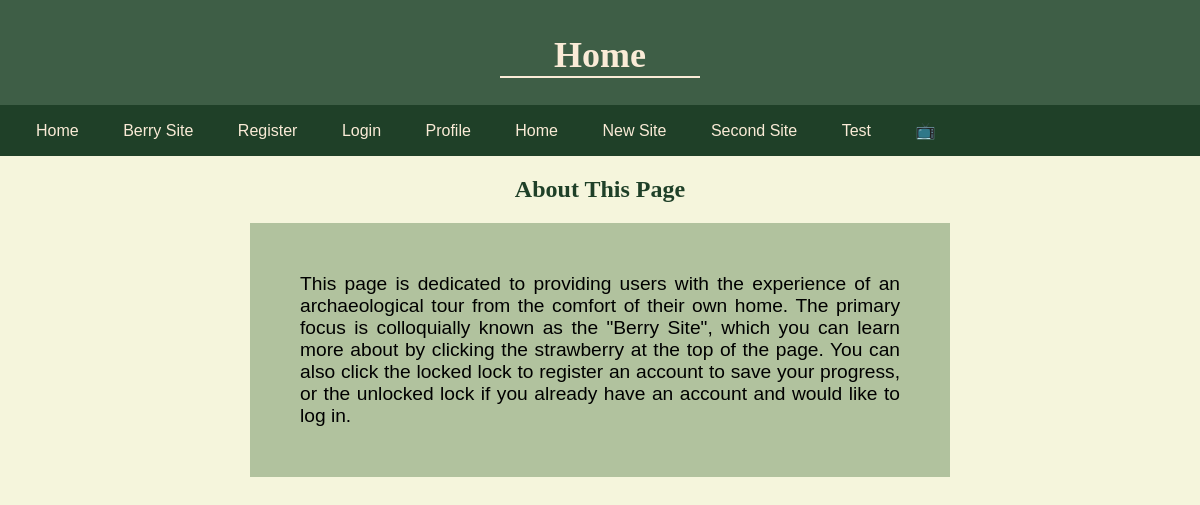
The page / on the database its author committed.
### berry/models.py (models this page shows)
class Additional(models.Model):
    title = models.CharField(max_length=255)
    slug = models.SlugField(unique=True)
    content = models.TextField()
    created_at = models.DateTimeField(auto_now_add=True)
    county = models.CharField(max_length = 255, blank=True)

### mysite/views.py (the view)
# urls.py: path('', views.homepage),
def homepage(request):
    pages = Additional.objects.all()
    return render(request, "home.html", {'pages': pages})

### templates/home.html (shortened to what this page needs)
<!DOCTYPE html>
{% load static %}
<html lang="en">
<head>
    <link rel="stylesheet" href="{% static 'index.css' %}">
</head>
<body>
    <header>
        <h1>Home</h1>
    </header>
    <nav>
        <ul>
            <li><a href="/">Home</a></li>
            <li><a href="/berry/">Berry Site</a></li>
            <li><a href="/users/register/">Register</a></li>
            <li><a href="/users/login/">Login</a></li>
            <li><a href="/users/profile/">Profile</a></li>
            <li><a href="">Home</a></li>
            {% for page in pages %}
            <li><a href="{% url 'berry:get_page' slug=page.slug %}">{{ page.title }}</a></li>
            {% endfor %}
            <li><a href = "/videos/">📺</a></li>
        </ul>
    </nav>
        <h2>About This Page</h2>
    <p class="about">
        This page is dedicated to providing users with the experience of
        an archaeological tour from the comfort of their own home. The primary
        focus is colloquially known as the "Berry Site", which you can learn
        more about by clicking the strawberry at the top of the page.
        You can also click the locked lock to register an account to save your progress,
        or the unlocked lock if you already have an account and would like to log in.
    </p>
</body>
</html>

### static/index.css (style rules this page uses)
body { background-color:beige; margin: 0px; }
header { background-color: #3e5e46; color: rgb(216, 252, 205); text-align: center; padding-top: 10px; border-bottom: 3px solid #1f4028; font-size: large; margin-bottom: -20px; padding-bottom: 20px; }
h1 { font-family: headerFont; color:antiquewhite; margin-left: 500px; margin-right: 500px; border-bottom: 2px solid; }
h2 { text-align: center; font-family: headerFont; color:#1f4028 }
p { margin: 20px; font-family: Arial, Helvetica, sans-serif; font-size: larger; text-align: justify; }
p.about { width: 50%; margin: 0 auto; padding: 50px; background-color: #B1C29E; }
nav { font-family: Arial, Helvetica, sans-serif; padding: 1px; background-color: #1f4028; }
nav ul { list-style: none; margin: 10px; padding: 5px; }
nav li { display: inline; padding: 20px; }
nav a { color: antiquewhite; text-decoration: none; }
li { display:inline; padding: 10px; }

### rows shown on the page
Additional: title "New Site"
Additional: title "Second Site"
Additional: title "Test"
